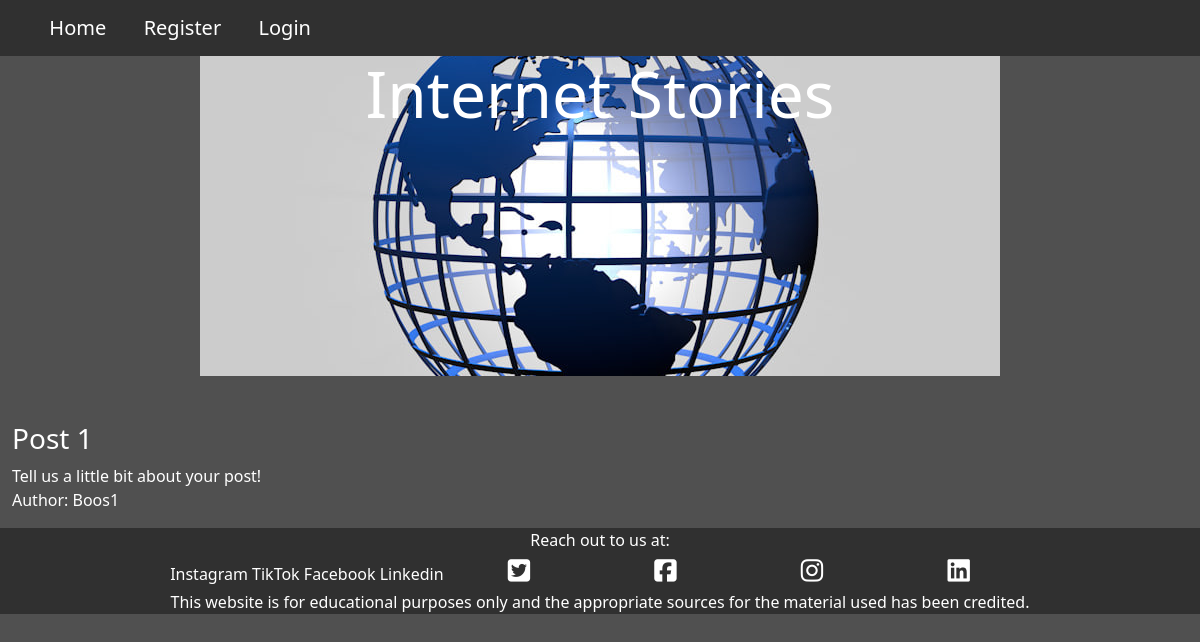
The page / on the database its author committed.
### blog/models.py (models this page shows, shortened)
class Post(models.Model):
    title = models.CharField(max_length=100, unique=True,
    blank=False, null=False)
    slug = models.SlugField(max_length=100, unique=True)
    author = models.ForeignKey(User, on_delete=models.CASCADE,
    related_name="blog_posts")
    updated_on = models.DateTimeField(auto_now=True)
    content = models.TextField(max_length=10000, blank=False,
    null=False, default='Share your story!')
    featured_image = CloudinaryField('image', default='placeholder')
    excerpt = models.TextField(max_length=500, blank=False,
    null=False, default='Tell us a little bit about your post!')
    created_on = models.DateTimeField(auto_now_add=True)
    status = models.IntegerField(choices=STATUS, default=0)
    likes = models.ManyToManyField(User, related_name='blogpost_like',
    blank=True)
    class Meta:
        ordering = ['-created_on']

class SocialMediaPlatform(models.Model):
    name = models.CharField(max_length=50, blank=True, null=True)
    font_awesome_class = models.CharField(max_length=50, blank=True, null=True)
    base_url = models.CharField(max_length=50, blank=True, null=True,
    default='https://instagram.com/ or https://tiktok.com/@')

### blog/views.py (the view)
# urls.py: path('', views.PostList.as_view(), name='home'),
class PostList(generic.ListView):
    template_name = 'index.html'
    model = Post
    queryset = Post.objects.filter(status=1).order_by('-created_on')
    paginate_by = 3

### blog/views.py (called while the page is built)
def social_media_base_view(request):
    smbase = SocialMediaPlatform.objects.all()
    context = {
        'smbase': smbase
    }
    return context

### templates/index.html (shortened to what this page needs)
{% extends "base.html" %}
{% block content %}
<div class="container container-fluid">
    <div class="hero-image">
        <h1 class="hero-text">Internet Stories</h1>
    </div>
</div>
<div class="container-fluid">
    <div class="row card-row">
        {% for post in post_list %}
        <div class="col-3 card-columns posts">
            {% if "placeholder" in post.featured_image.url %}
                <div> <img class="image-thumbnail card-image-top" src="static/images/placeholder_image.webp" alt="The words world news are displayed with a microphone underneath and a globe for the 'o' in world."></div>
            {% else %}
                <div> <img class="image-thumbnail card-image-top" src="{{ post.featured_image.url }}" alt=""></div>
            {% endif %}
            <div><h3 class="card-title"><a href="{{ post.slug }}" target="_blank">{{ post.title }}</a></h3></div>
            <div class="card-text">{{ post.excerpt|safe }}</div>
            <div><p class="author">Author: {{ post.author }}</p></div>
        </div>
                {% endfor %}
            </div>
        </div>
{% endblock %}

### templates/base.html (shortened to what this page needs)
{% load static %}
<!DOCTYPE html>
<html lang="en">
<head>
    <link rel="stylesheet" href="https://cdnjs.cloudflare.com/ajax/libs/font-awesome/6.1.1/css/all.min.css">
    <link href="https://cdn.jsdelivr.net/npm/bootstrap@5.0.1/dist/css/bootstrap.min.css" rel="stylesheet"
>
    <link rel="stylesheet" href="{% static 'css/style.css' %}">
    <link rel="stylesheet" type="text/css" href="{% static 'fontawesome/css/all.min.css' %}" />
</head>
<body>
    <div class="container-fluid navbar">
        <nav class="navbar-expand-lg">
            <ul class="nav navbar-expand navbar-brand">
                <li>
                    <a href="{% url 'home' %}">Home</a>
                </li>
                {% if user.is_superuser %}
                <li>
                    <a href="admin/blog/post/add/">Make a Post</a>
                </li>
                <li>
                    <a href="{% url 'account_logout' %}">Sign-out</a>
                </li>
                {% elif user.is_authenticated %}
                <li>
                    <a href="{% url 'account_logout' %}">Sign-out</a>
                </li>
                {% else %}
                <li>
                    <a href="{% url 'account_signup' %}">Register</a>
                </li>
                <li>
                    <a href="{% url 'account_login' %}">Login</a>
                </li>
                {% endif %}
            </ul>
        </nav>
        </div>
    {% block content %}
    {% endblock content %}
    <footer class="footer">
        <p class="ft-text">Reach out to us at:</p>
        {% for smlink in smbase %}
            <a href="{{ smlink.name }}" target="_blank" rel="noopener" aria-label="Visit our Instagram page (opens in a new tab)">
            {{ smlink.name }}
            </a>
        {% endfor %}
        <a href="https://twitter.com" target="_blank" rel="noopener" aria-label="Visit our Twitter page (opens in a new tab)" class="ft-links"><i class="fa-brands fa-twitter-square"></i></a>
        <a href="https://facebook.com" target="_blank" rel="noopener" aria-label="Visit our Facebook page (opens in a new tab)" class="ft-links"><i class="fa-brands fa-facebook-square"></i></a>
        <a href="https://instagram.com" target="_blank" rel="noopener" aria-label="Visit our Instagram page (opens in a new tab)" class="ft-links"><i class="fa-brands fa-instagram"></i></a>
        <a href="https://linkedIn.com" target="_blank" rel="noopener" aria-label="Visit our LinkedIn page (opens in a new tab)" class="ft-links"><i class="fa-brands fa-linkedin"></i></a>
        <p>This website is for educational purposes only and the appropriate sources for the material used has been credited.</p>
    </footer>
</body>
</html>

### static/css/style.css (style rules this page uses)
.hero-text { text-align: center; font-size: 4rem; }
.hero-image { background: url("/static/images/hero_image.jpg") no-repeat center center; width: 100%; height: 20rem; margin-bottom: 2%; }
body { color: white; background-color: #505050; }
.navbar { background-color: #303030; }
ul li { list-style-type: none; margin-left: 20%; }
a { text-decoration: none; color: white; }
footer { background-color: #303030; text-align: center; position: relative; bottom: 0px; width: 100%; margin-bottom: 0%; padding-bottom: 0%; }
.ft-text { margin-bottom: 0%; }
.ft-links { padding: 5%; font-size: 160%; }

### rows shown on the page
Post: title "Post 1", excerpt "Tell us a little bit about your post!", author "Boos1"
SocialMediaPlatform: name "Instagram"
SocialMediaPlatform: name "TikTok"
SocialMediaPlatform: name "Facebook"
SocialMediaPlatform: name "Linkedin"
